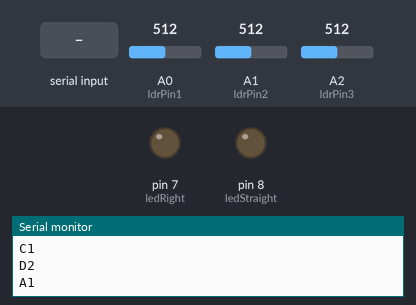
Recording of a sketch running on a simulated Arduino Uno, built with avr-gcc and run on an emulated ATmega328P. Parts: output pins drawn as LEDs (lit = HIGH), the last lines printed to the serial monitor. Inputs (shaded band) come from the test bench; at power-on: A0 (ldrPin1) = 512, A1 (ldrPin2) = 512, A2 (ldrPin3) = 512.

Above: at 1.2 s.
1.3 s: "R" received over Serial
At 2.3 s:
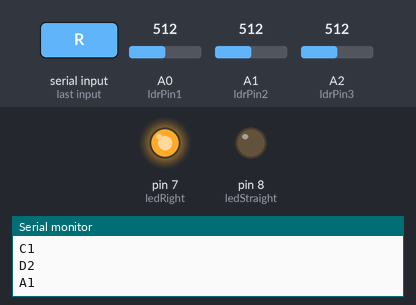
2.8 s: "L" received over Serial
At 3.3 s:
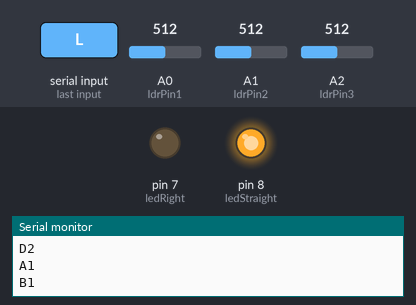
Timing chart, 0 to 5.8 s (numbered marks = the images above; inputs shaded):
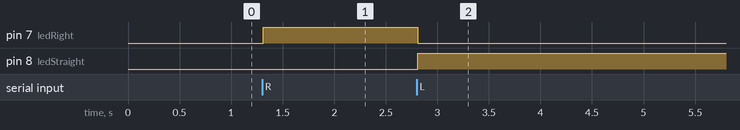

Measured:
- after the input at 1.3 s, pin 7 (ledRight): LOW → HIGH at once
- after the input at 2.8 s, pin 7 (ledRight): HIGH → LOW at once; pin 8 (ledStraight): LOW → HIGH at once

The sketch:

SmartEnvironmentsProjects.ino
```cpp
const int ledStraight = 8;
const int ledRight = 7;
const int ldrPin1 = A0;
const int ldrPin2 = A1;
const int ldrPin3 = A2;

void setup() {
  Serial.begin(9600);
  pinMode(ledStraight, OUTPUT);
  pinMode(ledRight, OUTPUT);
  pinMode(ldrPin1, INPUT);
  pinMode(ldrPin2, INPUT);
  pinMode(ldrPin3, INPUT);
}

void loop() {
  boolean value1;
  boolean value2;
  boolean value3;
  int ldrStatus1 = analogRead(ldrPin1);
  int ldrStatus2 = analogRead(ldrPin2);
  int ldrStatus3 = analogRead(ldrPin3);
  int directionValue = 0;

  //determining if there is something over the LDR
  if (ldrStatus1 <= 350) {
    value1 = 0;
  } else {
    value1 = 1;
  }

  if (ldrStatus2 <= 350) {
    value2 = 0;
  } else {
    value2 = 1;
  }

  if (ldrStatus3 <= 350) {
    value3 = 0;
  } else {
    value3 = 1;

  }

  if (value1 == 1) {
    directionValue++;
  }
  if (value3 == 1) {
    directionValue++;
  }

  //    //setting up treshholds
  //    Serial.print("A");
  //    Serial.println(ldrStatus1);
  //    Serial.print("B");
  //    Serial.println(ldrStatus2);
  //    Serial.print("C");
  //    Serial.println(ldrStatus3);

  //transmitting values
  Serial.print("A");
  Serial.println(value1);
  Serial.print("B");
  Serial.println(value2);
  Serial.print("C");
  Serial.println(value3);
  Serial.print("D");
  Serial.println(directionValue);

  int junction;
  if (Serial.available() > 0) {
    junction = Serial.read();

    if (junction == 'R') {
      digitalWrite(ledStraight, LOW);
      digitalWrite(ledRight, HIGH);
    }
    if (junction == 'L') {
      digitalWrite(ledStraight, HIGH);
      digitalWrite(ledRight, LOW);
    }
  }
}
```
